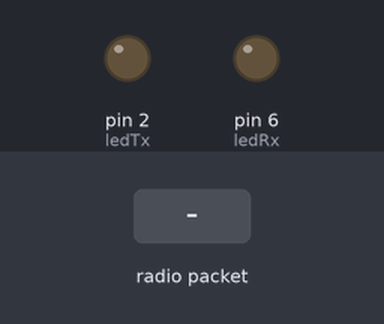
A sketch run on a simulated Arduino Uno, built with avr-gcc and run on an emulated ATmega328P. On the bench: output pins drawn as LEDs (lit = HIGH). The inputs (shaded band) are chosen by the test bench. No radio packets arrive unless stated; what the sketch prints to the serial monitor is not drawn.

Above: at 1.2 s.
1.3 s: radio packet "1" arrives
Timing chart, 0 to 4.3 s (numbered marks = the images above; inputs shaded):
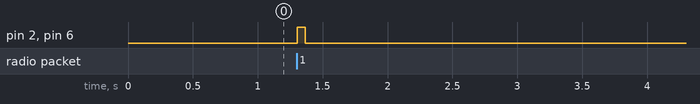

Measured:
- after the input at 1.3 s, pin 2 (ledTx), pin 6 (ledRx): LOW → HIGH at once, → LOW 0.06 s later

The sketch:

Rf433Rx_Slave.ino
```cpp
/**
 *  Project: RF 433Mhz Tranceiver [Slave]
 *
 *  Author          : Ayush Chinmay
 *  Date Created    : 22 Sept 2023
 *  Date Modified   : 05 Oct 2023
 *
 *  NOTES:
 *      -
 *      -
 *      -
 *
 *  CHANGELOG:
 *      [22 Sept 2023]
 *          - Transmission and Reception functionality
 *          - Transmitter reflects the received signal
 *
 *      [24 Sept 2023]
 *          - Round - trip communication
 *
 *      [05 Oct 2023]
 *          - Documentation and general code clean-up
 *          - Receive Accel/Gyro raw values through RF433, and reconstruct the original data
 *
 *  TODO:
 *      [-] Raise an Alert when data received
 *      [-] Calculate Heading
 *      [-] Calcualte Velocity
 **/


/** ==========[ LIBRARIES ]========== **/
#include <RH_ASK.h>
#include <SPI.h>

// 433 MHz RF object
RH_ASK driver;

// MPU6050 Variables
uint8_t accrot_bin[13];
int16_t accrot[6];

// LED Indicators
const int ledRx = 6;
const int ledTx = 2;

// RF Data Variables
long dataTx = 0;
bool flagRx = false;
bool initFl = false;
uint8_t countRx = 0;

// Timers & Delay Variables
long int timerRx = 0;
long int delayRx = 1;


/** ==========[ SETUP ]========== **
 *	Initial Setup for Arduino & MPU6050 & RF433
 */
void setup() {
    Serial.begin(115200);
    if (!driver.init())
        Serial.println("[ERROR] RF433 Initialization Failed!");
    else
        Serial.println("[INFO] RF433 Initialized!");

    pinMode(ledRx, OUTPUT);
    pinMode(ledTx, OUTPUT);
}

/** ==========[ LOOP ]========== **
 * 	Main Loop for Arduino
 */
void loop() {
    if (timerRx >= 30000)
        initFl = false;
    getRx();
    parseMPU();
}

/** ==========[ RAISE ALERT ]========== **
 *  Process data, and then raise an alert based on the data
 */
 void alert() {
    Serial.println("");
 }


/** ==========[ GET RX ]========== **
 *	Listen for signals on the 433MHz channel receiver
 *  Print the received data, and the timestamp
 *  Transmit the reflection signal on the 433MHz transmitter
 */
void getRx() {
    // Save current timestamp into the timerRx variable
    uint8_t buflen = sizeof(accrot_bin);
    // Receive data: [ax_h, ax_l, ay_h, ay_l, az_h, az_l, gx_h, gx_l, gy_h, gy_l, gz_h, gz_l]
    if (driver.recv((uint8_t *)accrot_bin, &buflen)) {
        if(!initFl)
            countRx = (uint8_t)accrot_bin[12];
        else
            countRx++;

        initFl = true;
        digitalWrite(ledRx, HIGH);
        timerRx = millis();

        // Print the received data
        Serial.println("==================================================");
        Serial.print("timerRx: "); Serial.println(timerRx);
        Serial.print("dataRx:  ");
        for (int i = 0; i < 6; i++) { Serial.print(accrot_bin[2 * i]); Serial.print("|"); Serial.print(accrot_bin[2 * i + 1]); Serial.print(" , "); }
        Serial.println();

        flagRx = true;
        setTx();
        digitalWrite(ledRx, LOW);
    }
}

/** ==========[ SET TX ]========== **
 *	Send data on the 433MHz channel through the transmitter
 *  Blink TxLED
 *  Print the sent data, and the timestamp
 */
void setTx() {
    digitalWrite(ledTx, HIGH);

    dataTx = countRx;
    driver.send((uint8_t *)&dataTx, sizeof(dataTx));
    driver.waitPacketSent();

    Serial.print("dataTx:  "); Serial.println(dataTx);
    Serial.println();

    digitalWrite(ledTx, LOW);
}

/** ==========[ PARSE MPU ]========== **
 *  Parse the received data
 *  Combine the HIGH and LOW uint8_t bytes into int16_t data and save it into an array using the following
 *      (int16_t) ax = (ax_h << 8) | ax_l ...
 */
void parseMPU() {
    if (flagRx) {
        for(int i=0; i<sizeof(accrot); i++) {
            accrot[i] = (int16_t)((accrot_bin[2*i] << 8) | accrot_bin[2*i+1]);
        }

        PrintData();
    }
    flagRx = false;
}

/** ==========[ PRINT DATA ]========== **
 * Prints the Data for the corresponding IMU
 * format: "acc: ax, ay, az | gx, gy, gz"
 */
void PrintData() {
    // Print Acceleration -- X, Y, Z  [m/s^2]
    Serial.print(F("acc:\t")); Serial.print(accrot[0]/16384.0);
    Serial.print(F(",\t")); Serial.print(accrot[1]/16384.0);
    Serial.print(F(",\t")); Serial.print(accrot[2]/16384.0);
    Serial.print(F("\t|\t"));

    // Print Gyro -- X, Y, Z  [rad/s]
    Serial.print(F("rot:\t")); Serial.print(accrot[3]/131.0);
    Serial.print(F(",\t")); Serial.print(accrot[4]/131.0);
    Serial.print(F(",\t")); Serial.println(accrot[5]/131.0);
    Serial.println();
}
```
